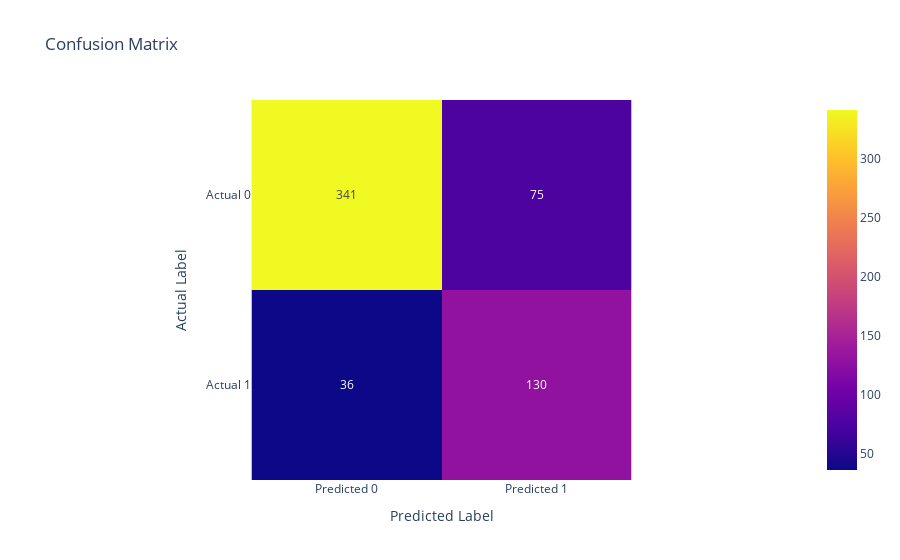

Here is the notebook cell this chart was saved with:
### Code cell
# Predict on the validation set
y_pred = perceptron.predict(x_val_pca)

# Evaluate the model
accuracy = accuracy_score(y_val, y_pred)
conf_matrix = confusion_matrix(y_val, y_pred)
class_report = classification_report(y_val, y_pred)

print(f'Accuracy: {accuracy}')
print('Confusion Matrix:')
print(conf_matrix)
print('Classification Report:')
print(class_report)

# Plot confusion matrix using Plotly
conf_matrix_df = pd.DataFrame(conf_matrix, index=['Actual 0', 'Actual 1'], columns=['Predicted 0', 'Predicted 1'])
fig_conf_matrix = px.imshow(
    conf_matrix_df,
    text_auto=True,
    title='Confusion Matrix',
    labels={'x': 'Predicted Label', 'y': 'Actual Label'}
)
fig_conf_matrix.show()

### Figure 1 — Plotly figure (JSON) as saved in the notebook; plotly's stock layout.template omitted (floating-point values rounded to 4 significant figures)
{"data": [{"coloraxis": "coloraxis", "hovertemplate": "Predicted Label: %{x}<br>Actual Label: %{y}<br>color: %{z}<extra></extra>", "name": "0", "texttemplate": "%{z}", "type": "heatmap", "x": ["Predicted 0", "Predicted 1"], "xaxis": "x", "y": ["Actual 0", "Actual 1"], "yaxis": "y", "z": [[341, 75], [36, 130]]}], "layout": {"coloraxis": {"colorscale": [[0, "#0d0887"], [0.1111, "#46039f"], [0.2222, "#7201a8"], [0.3333, "#9c179e"], [0.4444, "#bd3786"], [0.5556, "#d8576b"], [0.6667, "#ed7953"], [0.7778, "#fb9f3a"], [0.8889, "#fdca26"], [1, "#f0f921"]]}, "title": {"text": "Confusion Matrix"}, "xaxis": {"anchor": "y", "constrain": "domain", "domain": [0, 1], "scaleanchor": "y", "title": {"text": "Predicted Label"}}, "yaxis": {"anchor": "x", "autorange": "reversed", "constrain": "domain", "domain": [0, 1], "title": {"text": "Actual Label"}}}}
